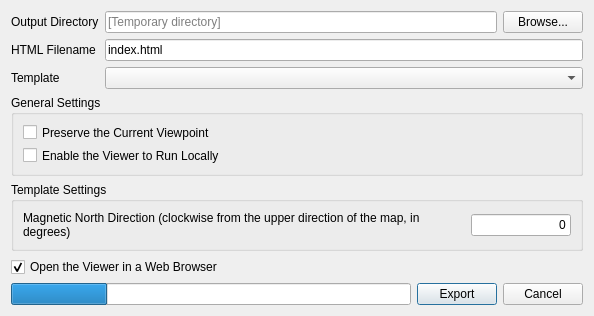
<?xml version="1.0" encoding="UTF-8"?>
<ui version="4.0">
 <class>ExportToWebDialog</class>
 <widget class="QDialog" name="ExportToWebDialog">
  <property name="geometry">
   <rect>
    <x>0</x>
    <y>0</y>
    <width>588</width>
    <height>296</height>
   </rect>
  </property>
  <property name="windowTitle">
   <string>Export to Web</string>
  </property>
  <layout class="QVBoxLayout" name="verticalLayout">
   <item>
    <layout class="QFormLayout" name="formLayout">
     <item row="1" column="0">
      <widget class="QLabel" name="label_2">
       <property name="text">
        <string>Output Directory</string>
       </property>
      </widget>
     </item>
     <item row="1" column="1">
      <layout class="QHBoxLayout" name="horizontalLayout">
       <item>
        <widget class="QLineEdit" name="lineEdit_OutputDir">
         <property name="toolTip">
          <string>Leave this empty to export files to temporary directory.</string>
         </property>
         <property name="placeholderText">
          <string>[Temporary directory]</string>
         </property>
        </widget>
       </item>
       <item>
        <widget class="QPushButton" name="pushButton_Browse">
         <property name="text">
          <string>Browse...</string>
         </property>
        </widget>
       </item>
      </layout>
     </item>
     <item row="2" column="0">
      <widget class="QLabel" name="label_3">
       <property name="text">
        <string>HTML Filename</string>
       </property>
      </widget>
     </item>
     <item row="2" column="1">
      <widget class="QLineEdit" name="lineEdit_Filename">
       <property name="text">
        <string>index.html</string>
       </property>
      </widget>
     </item>
     <item row="3" column="0">
      <widget class="QLabel" name="label">
       <property name="text">
        <string>Template</string>
       </property>
      </widget>
     </item>
     <item row="3" column="1">
      <widget class="QComboBox" name="comboBox_Template">
       <property name="sizePolicy">
        <sizepolicy hsizetype="Expanding" vsizetype="Fixed">
         <horstretch>0</horstretch>
         <verstretch>0</verstretch>
        </sizepolicy>
       </property>
      </widget>
     </item>
    </layout>
   </item>
   <item>
    <widget class="QGroupBox" name="groupBox_General">
     <property name="title">
      <string>General Settings</string>
     </property>
     <layout class="QVBoxLayout" name="verticalLayout_2">
      <item>
       <widget class="QCheckBox" name="checkBox_PreserveViewpoint">
        <property name="text">
         <string>Preserve the Current Viewpoint</string>
        </property>
       </widget>
      </item>
      <item>
       <widget class="QCheckBox" name="checkBox_LocalMode">
        <property name="text">
         <string>Enable the Viewer to Run Locally</string>
        </property>
       </widget>
      </item>
     </layout>
    </widget>
   </item>
   <item>
    <widget class="QGroupBox" name="groupBox_Template">
     <property name="title">
      <string>Template Settings</string>
     </property>
     <layout class="QGridLayout" name="gridLayout">
      <item row="1" column="0">
       <widget class="QLabel" name="label_MND">
        <property name="text">
         <string>Magnetic North Direction (clockwise from the upper direction of the map, in degrees)</string>
        </property>
        <property name="wordWrap">
         <bool>true</bool>
        </property>
       </widget>
      </item>
      <item row="1" column="1">
       <widget class="QLineEdit" name="lineEdit_MND">
        <property name="maximumSize">
         <size>
          <width>100</width>
          <height>16777215</height>
         </size>
        </property>
        <property name="inputMethodHints">
         <set>Qt::ImhPreferNumbers</set>
        </property>
        <property name="text">
         <string>0</string>
        </property>
        <property name="alignment">
         <set>Qt::AlignRight|Qt::AlignTrailing|Qt::AlignVCenter</set>
        </property>
       </widget>
      </item>
     </layout>
    </widget>
   </item>
   <item>
    <spacer name="verticalSpacer">
     <property name="orientation">
      <enum>Qt::Vertical</enum>
     </property>
     <property name="sizeHint" stdset="0">
      <size>
       <width>20</width>
       <height>40</height>
      </size>
     </property>
    </spacer>
   </item>
   <item>
    <widget class="QCheckBox" name="checkBox_openPage">
     <property name="text">
      <string>Open the Viewer in a Web Browser</string>
     </property>
     <property name="checked">
      <bool>true</bool>
     </property>
    </widget>
   </item>
   <item>
    <layout class="QHBoxLayout" name="horizontalLayout_3">
     <item>
      <widget class="QProgressBar" name="progressBar">
       <property name="minimumSize">
        <size>
         <width>400</width>
         <height>0</height>
        </size>
       </property>
       <property name="value">
        <number>24</number>
       </property>
       <property name="alignment">
        <set>Qt::AlignCenter</set>
       </property>
       <property name="format">
        <string notr="true"/>
       </property>
      </widget>
     </item>
     <item>
      <spacer name="horizontalSpacer">
       <property name="orientation">
        <enum>Qt::Horizontal</enum>
       </property>
       <property name="sizeHint" stdset="0">
        <size>
         <width>40</width>
         <height>20</height>
        </size>
       </property>
      </spacer>
     </item>
     <item>
      <widget class="QPushButton" name="pushButton_Export">
       <property name="text">
        <string>Export</string>
       </property>
       <property name="default">
        <bool>true</bool>
       </property>
      </widget>
     </item>
     <item>
      <widget class="QPushButton" name="pushButton_Cancel">
       <property name="text">
        <string>Cancel</string>
       </property>
      </widget>
     </item>
    </layout>
   </item>
  </layout>
 </widget>
 <tabstops>
  <tabstop>lineEdit_OutputDir</tabstop>
  <tabstop>pushButton_Browse</tabstop>
  <tabstop>lineEdit_Filename</tabstop>
  <tabstop>comboBox_Template</tabstop>
  <tabstop>checkBox_PreserveViewpoint</tabstop>
  <tabstop>lineEdit_MND</tabstop>
  <tabstop>pushButton_Export</tabstop>
  <tabstop>pushButton_Cancel</tabstop>
 </tabstops>
 <resources/>
 <connections/>
</ui>
